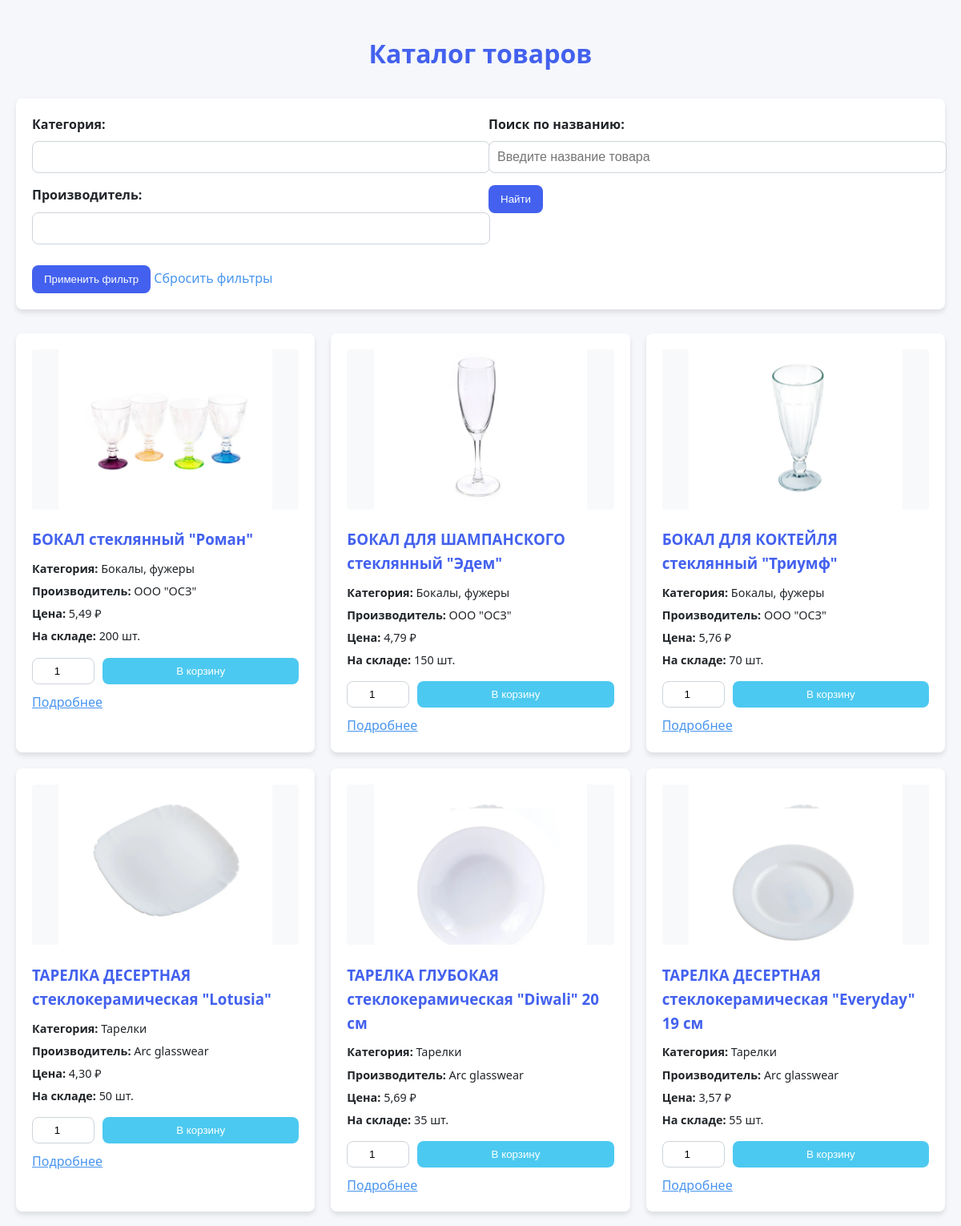
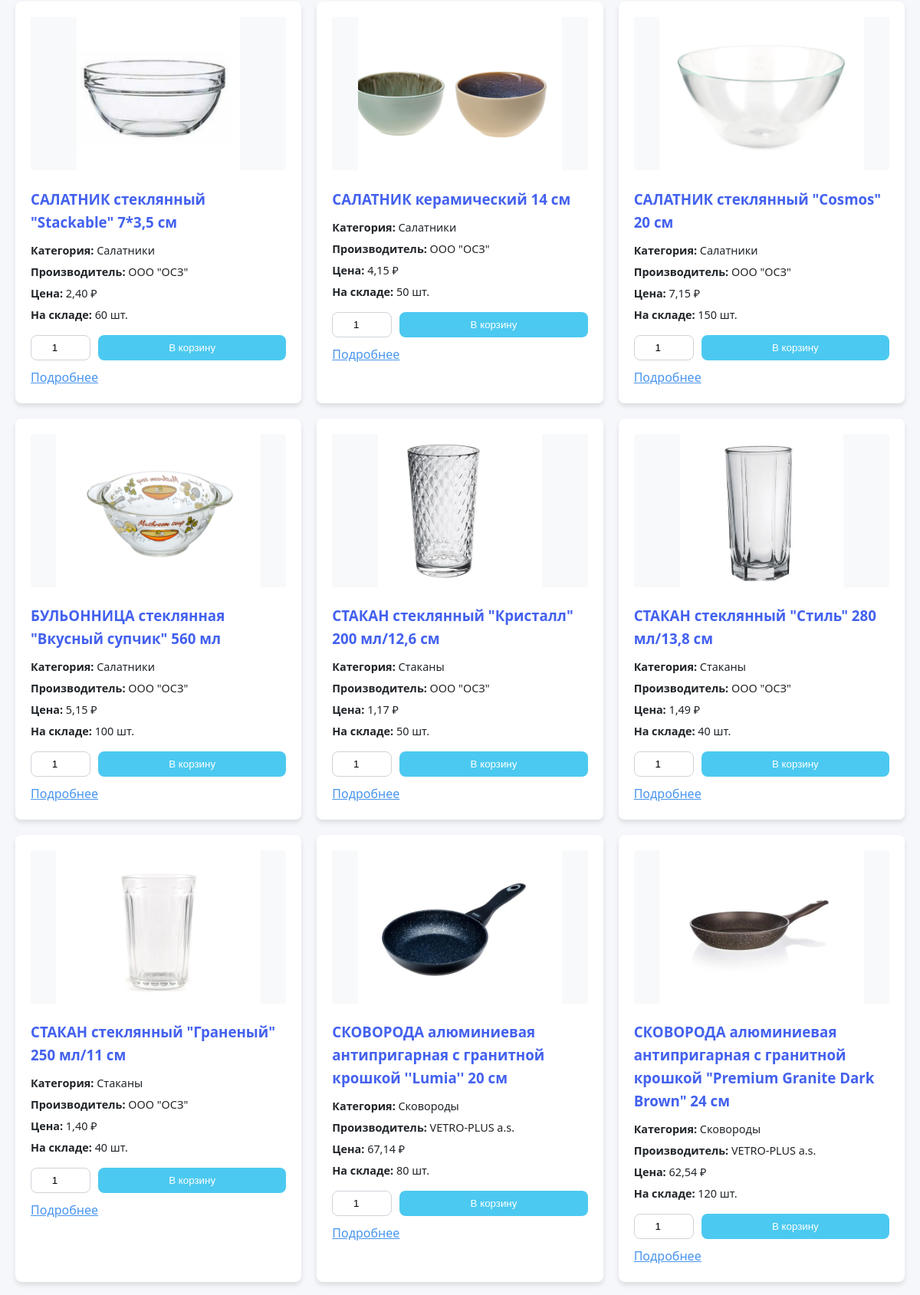
/catalog (upper part), run on the app's committed database (2 pictures, top to bottom).
### web_app/models.py (models this page shows, shortened)
class Product(models.Model):
    name=models.CharField(verbose_name='название', max_length=200)
    description = models.TextField(verbose_name='описание', blank=True, null=True)
    photo_product = models.ImageField(verbose_name='фото', blank=True, null=True,upload_to="media/")
    price= models.DecimalField( verbose_name='цена',max_digits=10,decimal_places=2,validators=[MinValueValidator(0)])
    quantity_in_stock = models.IntegerField(verbose_name='количество_на_складе',validators=[MinValueValidator(0)])
    category = models.ForeignKey('Category',on_delete=models.CASCADE,verbose_name='категория')
    maker=models.ForeignKey('Maker',on_delete=models.CASCADE,verbose_name='производитель')
    class Meta:
        verbose_name = "товар"
        verbose_name_plural = "товары"

class Category(models.Model):
    name = models.CharField(verbose_name='название', max_length=100)
    description = models.TextField(verbose_name='описание', blank=True, null=True)
    class Meta:
        verbose_name = 'категория'
        verbose_name_plural = 'категории'

class Maker(models.Model):
    name = models.CharField(verbose_name='название', max_length=100)
    country=models.CharField(verbose_name='страна', max_length=100)
    description = models.TextField(verbose_name='описание', blank=True, null=True)
    class Meta:
        verbose_name = "производитель"
        verbose_name_plural = "производители"

### web_app/views.py (the view)
# urls.py: path('catalog',product_list, name='catalog'),#список товаров (каталог)
def product_list(request):
    products = Product.objects.all()
    search_query = request.GET.get('search', '')
    if search_query:
        products = products.filter(name__icontains=search_query)
    form = Filter(request.GET or None)
    if form.is_valid():
        if form.cleaned_data['category']:
            products = products.filter(category__name__iexact=form.cleaned_data['category'])
        if form.cleaned_data['maker']:
            products = products.filter(maker__name__iexact=form.cleaned_data['maker'])
    return render(request, 'shop/product_list.html', {
        'products': products,
        'form': form,
        'categories': Category.objects.all(),  # Добавьте это
        'makers': Maker.objects.all()         # И это
    })

### web_app/forms.py
class Filter(forms.Form):
    category = forms.CharField(required=False, label='Категория')
    maker = forms.CharField(required=False,label='Производитель')
    search = forms.CharField(required=False, label='Поиск')

### web_app/templates/shop/product_list.html (shortened to what this page needs)
<!DOCTYPE html>
<html lang="ru">
<head>
</head>
<body>
    <h1>Каталог товаров</h1>
    <div class="filter-container">
        <form method="get" class="filter-form">
             <div>
                <label for="id_category">Категория:</label>
                {{ form.category }}
            </div>
            <div>
                <label for="id_maker">Производитель:</label>
                {{ form.maker }}
            </div>
            <button type="submit">Применить фильтр</button>
            <a href="{% url 'catalog' %}" class="reset-filters">Сбросить фильтры</a>
        </form>
        <form method="get" class="filter-form">
            <div>
                <label for="id_search">Поиск по названию:</label>
                <input type="text" name="search" id="id_search" value="{{ request.GET.search }}" placeholder="Введите название товара">
            </div>
            <button type="submit">Найти</button>
        </form>
    </div>
    {% if products %}
    <ul class="product-list">
        {% for product in products %}
        <li class="product-card">
            {% if product.photo_product %}
                <img src="{{ product.photo_product.url }}" alt="{{ product.name }}" class="product-image">
            {% else %}
                <div class="product-image" style="display: flex; align-items: center; justify-content: center; color: #6c757d;">
                    Изображение отсутствует
                </div>
            {% endif %}
            <h3>{{ product.name }}</h3>
            <div class="product-meta">
                <p><strong>Категория:</strong> {{ product.category.name }}</p>
                <p><strong>Производитель:</strong> {{ product.maker.name }}</p>
                <p><strong>Цена:</strong> {{ product.price }} ₽</p>
                <p><strong>На складе:</strong> {{ product.quantity_in_stock }} шт.</p>
            </div>
            <form method="post" action="{% url 'add_product_cart' product.id %}" class="add-to-cart-form">
                <input type="number" name="quantity" value="1" min="1" max="{{ product.quantity_in_stock }}">
                <button type="submit" class="add-to-cart-btn">В корзину</button>
            </form>
            <a href="{% url 'product_detail' product.id %}" style="display: inline-block; margin-top: 10px; color: var(--accent-color);">Подробнее</a>
        </li>
        {% endfor %}
    </ul>
    {% else %}
    <div class="empty-catalog">
        <p>Товары не найдены. Попробуйте изменить параметры поиска.</p>
    </div>
    {% endif %}
</body>
</html>

### web_app/templates/shop/product_list.html (style rules this page uses)
:root { --primary-color: #4361ee; --secondary-color: #3f37c9; --accent-color: #4895ef; --light-color: #f8f9fa; --dark-color: #212529; --success-color: #4cc9f0; --error-color: #f72585; --border-radius: 8px; --box-shadow: 0 4px 6px rgba(0, 0, 0, 0.1); --transition: all 0.3s ease; }
body { font-family: 'Segoe UI', Tahoma, Geneva, Verdana, sans-serif; line-height: 1.6; color: var(--dark-color); background-color: #f5f7fa; max-width: 1200px; margin: 0 auto; padding: 20px; }
h1 { color: var(--primary-color); text-align: center; margin-bottom: 30px; }
.filter-container { display: flex; flex-wrap: wrap; gap: 20px; margin-bottom: 30px; background: white; padding: 20px; border-radius: var(--border-radius); box-shadow: var(--box-shadow); }
.filter-form { flex: 1; min-width: 250px; }
.filter-form div { margin-bottom: 15px; }
.filter-form label { display: block; margin-bottom: 8px; font-weight: bold; color: var(--dark-color); }
.filter-form input, .filter-form select { width: 100%; padding: 10px; border: 1px solid #ced4da; border-radius: var(--border-radius); font-size: 1rem; }
.filter-form button { background-color: var(--primary-color); color: white; border: none; padding: 10px 15px; border-radius: var(--border-radius); cursor: pointer; font-weight: 500; transition: var(--transition); }
.reset-filters { display: inline-block; margin-top: 15px; color: var(--accent-color); text-decoration: none; font-weight: 500; }
.product-list { display: grid; grid-template-columns: repeat(auto-fill, minmax(300px, 1fr)); gap: 20px; list-style: none; padding: 0; }
.product-card { background: white; padding: 20px; border-radius: var(--border-radius); box-shadow: var(--box-shadow); transition: var(--transition); }
.product-image { width: 100%; height: 200px; object-fit: contain; margin-bottom: 15px; background-color: #f8f9fa; border-radius: 4px; }
.product-card h3 { color: var(--primary-color); margin-top: 0; margin-bottom: 10px; }
.product-meta { margin-bottom: 15px; }
.product-meta p { margin: 5px 0; font-size: 0.9rem; }
.product-meta strong { color: var(--dark-color); }
.add-to-cart-form { display: flex; gap: 10px; margin-top: 15px; }
.add-to-cart-form input { width: 60px; padding: 8px; border: 1px solid #ced4da; border-radius: var(--border-radius); text-align: center; }
.add-to-cart-btn { background-color: var(--success-color); color: white; border: none; padding: 8px 15px; border-radius: var(--border-radius); cursor: pointer; transition: var(--transition); flex-grow: 1; }

### data on the page
Product: photo_product (picture), name "БОКАЛ стеклянный \"Роман\"", category.name "Бокалы, фужеры", maker.name "ООО \"ОСЗ\"", price "5,49", quantity_in_stock "200"
Product: photo_product (picture), name "БОКАЛ ДЛЯ ШАМПАНСКОГО стеклянный \"Эдем\"", category.name "Бокалы, фужеры", maker.name "ООО \"ОСЗ\"", price "4,79", quantity_in_stock "150"
Product: photo_product (picture), name "БОКАЛ ДЛЯ КОКТЕЙЛЯ стеклянный \"Триумф\"", category.name "Бокалы, фужеры", maker.name "ООО \"ОСЗ\"", price "5,76", quantity_in_stock "70"
Product: photo_product (picture), name "ТАРЕЛКА ДЕСЕРТНАЯ стеклокерамическая \"Lotusia\"", category.name "Тарелки", maker.name "Arc glasswear", price "4,30", quantity_in_stock "50"
Product: photo_product (picture), name "ТАРЕЛКА ГЛУБОКАЯ стеклокерамическая \"Diwali\" 20 см", category.name "Тарелки", maker.name "Arc glasswear", price "5,69", quantity_in_stock "35"
Product: photo_product (picture), name "ТАРЕЛКА ДЕСЕРТНАЯ стеклокерамическая \"Everyday\" 19 см", category.name "Тарелки", maker.name "Arc glasswear", price "3,57", quantity_in_stock "55"
Product: photo_product (picture), name "САЛАТНИК стеклянный \"Stackable\" 7*3,5 см", category.name "Салатники", maker.name "ООО \"ОСЗ\"", price "2,40", quantity_in_stock "60"
Product: photo_product (picture), name "САЛАТНИК керамический 14 см", category.name "Салатники", maker.name "ООО \"ОСЗ\"", price "4,15", quantity_in_stock "50"
Product: photo_product (picture), name "САЛАТНИК стеклянный \"Cosmos\" 20 см", category.name "Салатники", maker.name "ООО \"ОСЗ\"", price "7,15", quantity_in_stock "150"
Product: photo_product (picture), name "БУЛЬОННИЦА стеклянная \"Вкусный супчик\" 560 мл", category.name "Салатники", maker.name "ООО \"ОСЗ\"", price "5,15", quantity_in_stock "100"
Product: photo_product (picture), name "СТАКАН стеклянный \"Кристалл\" 200 мл/12,6 см", category.name "Стаканы", maker.name "ООО \"ОСЗ\"", price "1,17", quantity_in_stock "50"
Product: photo_product (picture), name "СТАКАН стеклянный \"Стиль\" 280 мл/13,8 см", category.name "Стаканы", maker.name "ООО \"ОСЗ\"", price "1,49", quantity_in_stock "40"
Product: photo_product (picture), name "СТАКАН стеклянный \"Граненый\" 250 мл/11 см", category.name "Стаканы", maker.name "ООО \"ОСЗ\"", price "1,40", quantity_in_stock "40"
Product: photo_product (picture), name "СКОВОРОДА алюминиевая антипригарная с гранитной крошкой ''Lumia'' 20 см", category.name "Сковороды", maker.name "VETRO-PLUS a.s.", price "67,14", quantity_in_stock "80"
Product: photo_product (picture), name "СКОВОРОДА алюминиевая антипригарная с гранитной крошкой \"Premium Granite Dark Brown\" 24 см", category.name "Сковороды", maker.name "VETRO-PLUS a.s.", price "62,54", quantity_in_stock "120"
